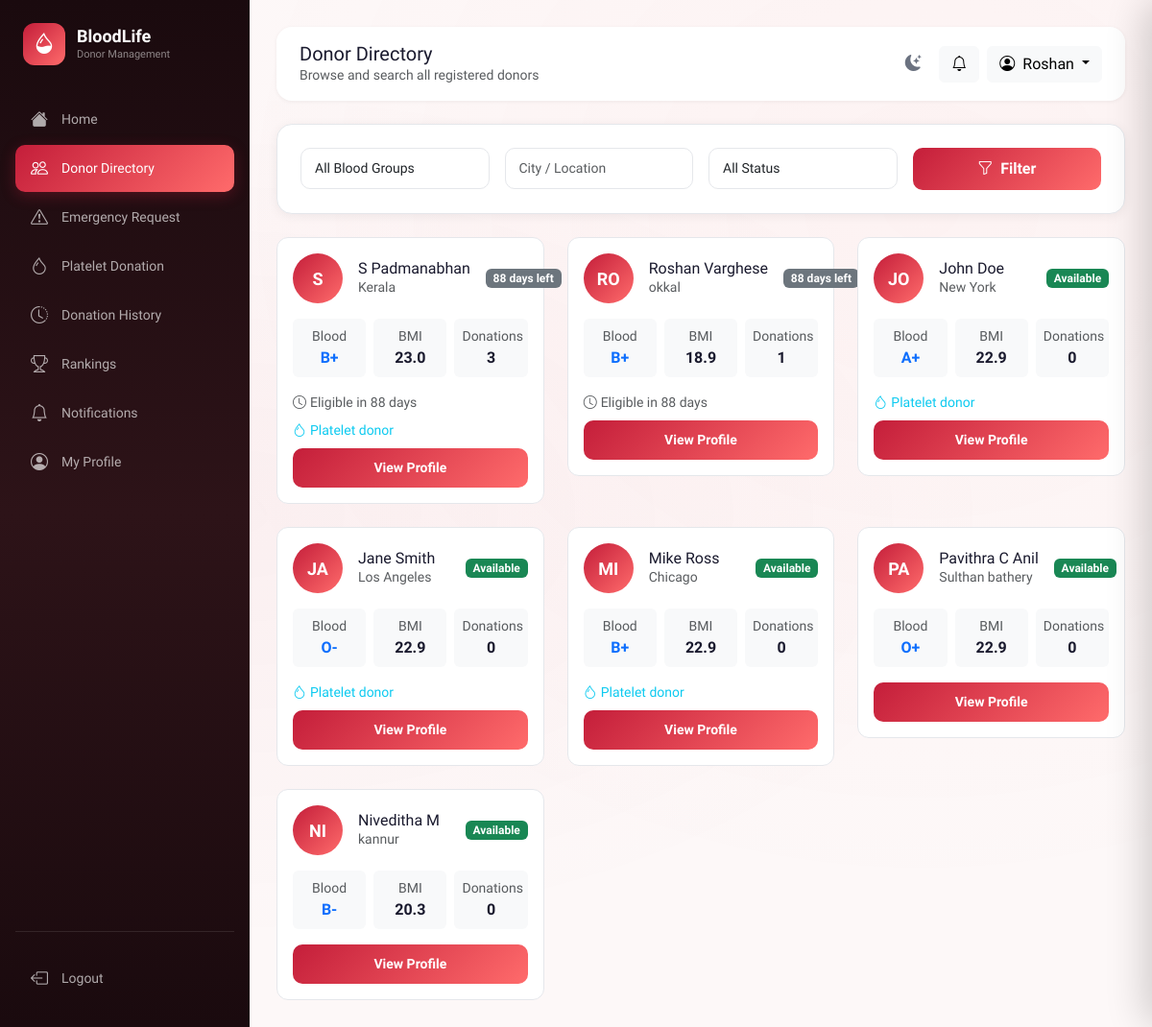
The page /donor/directory (signed in) on the database its author committed.
### app/models.py (models this page shows, shortened)
class User(UserMixin, db.Model):
    __tablename__ = 'users'
    id = db.Column(db.Integer, primary_key=True)
    name = db.Column(db.String(100), nullable=False)
    email = db.Column(db.String(150), unique=True, nullable=False, index=True)
    password_hash = db.Column(db.String(256), nullable=False)
    role = db.Column(db.String(10), default='user')          # 'user' | 'admin'
    is_active = db.Column(db.Boolean, default=True)
    is_blocked = db.Column(db.Boolean, default=False)
    created_at = db.Column(db.DateTime, default=datetime.utcnow)
    last_login = db.Column(db.DateTime)
    profile = db.relationship('DonorProfile', back_populates='user',
                               uselist=False, cascade='all, delete-orphan')
    blood_requests = db.relationship('BloodRequest', back_populates='requester',
                                      foreign_keys='BloodRequest.user_id',
                                      cascade='all, delete-orphan')
    donation_history = db.relationship('DonationHistory', back_populates='donor',
                                        cascade='all, delete-orphan')
    platelet_donations = db.relationship('PlateletDonation', back_populates='donor',
                                          cascade='all, delete-orphan')
    notifications = db.relationship('Notification', back_populates='user',
                                     cascade='all, delete-orphan')
    eligibility_checks = db.relationship('EligibilityCheck', back_populates='user',
                                          cascade='all, delete-orphan')
    @property
    def is_admin(self):
        return self.role == 'admin'

class DonorProfile(db.Model):
    __tablename__ = 'donor_profiles'
    id = db.Column(db.Integer, primary_key=True)
    user_id = db.Column(db.Integer, db.ForeignKey('users.id'), unique=True, nullable=False)
    phone = db.Column(db.String(20))
    dob = db.Column(db.Date)
    gender = db.Column(db.String(10))
    blood_group = db.Column(db.String(5), index=True)
    weight = db.Column(db.Float)     # kg
    height = db.Column(db.Float)     # cm
    location = db.Column(db.String(200))
    city = db.Column(db.String(100))
    state = db.Column(db.String(100))
    is_available = db.Column(db.Boolean, default=True)
    is_platelet_donor = db.Column(db.Boolean, default=False)
    last_blood_donation = db.Column(db.Date)
    last_platelet_donation = db.Column(db.Date)
    total_blood_donations = db.Column(db.Integer, default=0)
    total_platelet_donations = db.Column(db.Integer, default=0)
    emergency_responses = db.Column(db.Integer, default=0)
    blood_rank_score = db.Column(db.Float, default=0.0)
    platelet_rank_score = db.Column(db.Float, default=0.0)
    updated_at = db.Column(db.DateTime, default=datetime.utcnow, onupdate=datetime.utcnow)
    user = db.relationship('User', back_populates='profile')
    @property
    def bmi(self) -> float | None:
        if self.weight and self.height and self.height > 0:
            h_m = self.height / 100
            return round(self.weight / (h_m * h_m), 1)
        return None
    @property
    def next_blood_eligible_date(self) -> date:
        if self.last_blood_donation:
            return self.last_blood_donation + timedelta(days=BLOOD_COOLDOWN)
        return date.today()
    @property
    def blood_days_until_eligible(self) -> int:
        delta = (self.next_blood_eligible_date - date.today()).days
        return max(0, delta)
    @property
    def is_blood_eligible(self) -> bool:
        return self.is_available and self.blood_days_until_eligible == 0

### app/donor/routes.py (the view)
@donor.route('/directory')
@login_required
def directory():
    blood_group = request.args.get('blood_group', '')
    location = request.args.get('location', '')
    availability = request.args.get('availability', '')
    page = request.args.get('page', 1, type=int)
    query = DonorProfile.query.join(User).filter(
        User.is_blocked == False
    )
    if blood_group:
        query = query.filter(DonorProfile.blood_group == blood_group)
    if location:
        query = query.filter(DonorProfile.location.ilike(f'%{location}%'))
    if availability == 'available':
        query = query.filter(DonorProfile.is_available == True)
    elif availability == 'unavailable':
        query = query.filter(DonorProfile.is_available == False)
    donors = query.order_by(DonorProfile.blood_rank_score.desc()).paginate(
        page=page, per_page=12, error_out=False)
    from app.models import BLOOD_GROUPS
    return render_template('donor/directory.html', donors=donors,
                           blood_groups=BLOOD_GROUPS)

### app/templates/donor/directory.html (shortened to what this page needs)
{% extends "base.html" %}
{% block page_title %}Donor Directory{% endblock %}
{% block page_subtitle %}Browse and search all registered donors{% endblock %}
{% block content %}
<div class="card-custom p-4 mb-4">
    <form method="GET" class="row g-3">
        <div class="col-md-3">
            <select name="blood_group" class="form-select form-control-custom">
                <option value="">All Blood Groups</option>
            </select>
        </div>
        <div class="col-md-3">
            <input type="text" name="location" class="form-control form-control-custom" placeholder="City / Location"
                value="{{ request.args.get('location','') }}">
        </div>
        <div class="col-md-3">
            <select name="availability" class="form-select form-control-custom">
                <option value="">All Status</option>
            </select>
        </div>
        <div class="col-md-3">
            <button type="submit" class="btn btn-primary-custom w-100">
                <i class="bi bi-funnel me-2"></i>Filter
            </button>
        </div>
    </form>
</div>
<div class="row g-4">
    {% for p in donors.items %}
    <div class="col-md-6 col-lg-4 animate-fade-in">
        <div class="donor-card">
            <div class="d-flex align-items-center gap-3 mb-3">
                <div class="donor-avatar">{{ p.user.name[:2].upper() }}</div>
                <div class="flex-grow-1 min-w-0">
                    <h6 class="mb-0 text-truncate">{{ p.user.name }}</h6>
                    <p class="text-muted small mb-0">{{ p.city or p.location }}</p>
                </div>
                <span class="badge {{ 'bg-success' if p.is_blood_eligible else 'bg-secondary' }}">
                    {% if p.is_blood_eligible %}
                    Available
                    {% elif p.blood_days_until_eligible > 0 %}
                    {{ p.blood_days_until_eligible }} days left
                    {% else %}
                    Unavailable
                    {% endif %}
                </span>
            </div>
            <div class="row g-2 mb-3 text-center">
                <div class="col-4">
                    <div class="p-2 bg-light rounded">
                        <small class="text-muted d-block">Blood</small>
                        <strong class="text-primary">{{ p.blood_group }}</strong>
                    </div>
                </div>
                <div class="col-4">
                    <div class="p-2 bg-light rounded">
                        <small class="text-muted d-block">BMI</small>
                        <strong>{{ p.bmi or '—' }}</strong>
                    </div>
                </div>
                <div class="col-4">
                    <div class="p-2 bg-light rounded">
                        <small class="text-muted d-block">Donations</small>
                        <strong>{{ p.total_blood_donations }}</strong>
                    </div>
                </div>
            </div>
            {% if p.blood_days_until_eligible > 0 %}
            <p class="text-muted small mb-2">
                <i class="bi bi-clock me-1"></i>Eligible in {{ p.blood_days_until_eligible }} days
            </p>
            {% endif %}
            {% if p.is_platelet_donor %}
            <p class="text-info small mb-2"><i class="bi bi-droplet me-1"></i>Platelet donor</p>
            {% endif %}
            <a href="{{ url_for('donor.view_donor', donor_id=p.id) }}" class="btn btn-primary-custom btn-sm w-100">
                View Profile
            </a>
        </div>
    </div>
    {% else %}
    <div class="col-12 text-center py-5">
        <i class="bi bi-people" style="font-size:60px;color:var(--border);"></i>
        <p class="text-muted mt-3">No donors found matching your criteria.</p>
    </div>
    {% endfor %}
</div>
{% endblock %}

### app/templates/base.html (shortened to what this page needs)
<!DOCTYPE html>
<html lang="en">
<head>
    <link href="https://cdn.jsdelivr.net/npm/bootstrap@5.3.2/dist/css/bootstrap.min.css" rel="stylesheet">
    <link rel="stylesheet" href="https://cdn.jsdelivr.net/npm/bootstrap-icons@1.11.1/font/bootstrap-icons.css">
    <link rel="stylesheet" href="{{ url_for('static', filename='css/style.css') }}">
</head>
<body data-auth="{{ 'true' if current_user.is_authenticated else 'false' }}" >
    <div class="bg-pattern"></div>
    <div class="toast-container position-fixed top-0 end-0 p-3" style="z-index:9999;" id="toastContainer"></div>
    {% if current_user.is_authenticated %}
    <aside class="sidebar" id="sidebar">
        <div class="sidebar-logo">
            <div class="sidebar-logo-icon"><i class="bi bi-droplet-half"></i></div>
            <div>
                <h2>BloodLife</h2>
                <span>Donor Management</span>
            </div>
        </div>
        <nav>
            <ul class="list-unstyled">
                <li class="nav-item">
                    <a class="nav-link-custom {% if request.endpoint == 'main.dashboard' %}active{% endif %}"
                        href="{{ url_for('main.dashboard') }}">
                        <i class="bi bi-house-fill"></i><span>Home</span>
                    </a>
                </li>
                <li class="nav-item">
                    <a class="nav-link-custom {% if request.blueprint == 'donor' and 'directory' in request.endpoint %}active{% endif %}"
                        href="{{ url_for('donor.directory') }}">
                        <i class="bi bi-people"></i><span>Donor Directory</span>
                    </a>
                </li>
                <li class="nav-item">
                    <a class="nav-link-custom {% if request.blueprint == 'requests' %}active{% endif %}"
                        href="{{ url_for('requests.index') }}">
                        <i class="bi bi-exclamation-triangle"></i><span>Emergency Request</span>
                        {% set active_count = active_request_count|default(0) %}
                    </a>
                </li>
                <li class="nav-item">
                    <a class="nav-link-custom {% if 'platelet' in request.endpoint|default('') %}active{% endif %}"
                        href="{{ url_for('donor.platelet') }}">
                        <i class="bi bi-droplet"></i><span>Platelet Donation</span>
                    </a>
                </li>
                <li class="nav-item">
                    <a class="nav-link-custom {% if 'history' in request.endpoint|default('') %}active{% endif %}"
                        href="{{ url_for('donor.history') }}">
                        <i class="bi bi-clock-history"></i><span>Donation History</span>
                    </a>
                </li>
                <li class="nav-item">
                    <a class="nav-link-custom {% if 'rankings' in request.endpoint|default('') %}active{% endif %}"
                        href="{{ url_for('donor.rankings') }}">
                        <i class="bi bi-trophy"></i><span>Rankings</span>
                    </a>
                </li>
                <li class="nav-item position-relative">
                    <a class="nav-link-custom {% if 'notifications' in request.endpoint|default('') %}active{% endif %}"
                        href="{{ url_for('requests.notifications') }}">
                        <i class="bi bi-bell"></i><span>Notifications</span>
                        {% set unread = unread|default(0) %}
                    </a>
                </li>
                <li class="nav-item">
                    <a class="nav-link-custom {% if 'profile' in request.endpoint|default('') %}active{% endif %}"
                        href="{{ url_for('donor.profile') }}">
                        <i class="bi bi-person-circle"></i><span>My Profile</span>
                    </a>
                </li>
            </ul>
        </nav>
        <div class="mt-auto pt-4" style="border-top: 1px solid rgba(255,255,255,0.1);">
            <a class="nav-link-custom" href="{{ url_for('auth.logout') }}">
                <i class="bi bi-box-arrow-left"></i><span>Logout</span>
            </a>
        </div>
    </aside>
    <main class="main-content" id="mainContent">
        <div class="header mb-4">
            <div class="header-left">
                <div>
                    <h5 class="mb-0">{% block page_title %}Home{% endblock %}</h5>
                    <p class="text-muted mb-0 small">{% block page_subtitle %}{% endblock %}</p>
                </div>
            </div>
            <div class="d-flex align-items-center gap-2">
                <button class="theme-toggle" id="themeToggleBtn" onclick="toggleTheme()" title="Toggle dark/light mode">
                    <i class="bi bi-moon-stars-fill" id="themeIcon"></i>
                </button>
                <button class="btn btn-light position-relative" id="notifBellBtn" onclick="openNotifDrawer()"
                    title="Notifications">
                    <i class="bi bi-bell" id="bellIcon"></i>
                </button>
                <div class="dropdown">
                    <button class="btn btn-light dropdown-toggle" data-bs-toggle="dropdown">
                        <i class="bi bi-person-circle me-2"></i>{{ current_user.name.split()[0] }}
                    </button>
                </div>
            </div>
        </div>
        {% block content %}{% endblock %}
    </main>
    {% endif %}
</body>
</html>

### rows shown on the page
User: name "Roshan"
DonorProfile: user "S", user.name "S Padmanabhan", city "Kerala", blood_days_until_eligible "88", blood_group "B+", weight+height "23.0", total_blood_donations "3", is_platelet_donor True (drawn)
DonorProfile: user "RO", user.name "Roshan Varghese", city "okkal", blood_days_until_eligible "88", blood_group "B+", weight+height "18.9", total_blood_donations "1"
DonorProfile: user "JO", user.name "John Doe", city "New York", is_available "Available", blood_group "A+", weight+height "22.9", total_blood_donations "0", is_platelet_donor True (drawn)
DonorProfile: user "JA", user.name "Jane Smith", city "Los Angeles", is_available "Available", blood_group "O-", weight+height "22.9", total_blood_donations "0", is_platelet_donor True (drawn)
DonorProfile: user "MI", user.name "Mike Ross", city "Chicago", is_available "Available", blood_group "B+", weight+height "22.9", total_blood_donations "0", is_platelet_donor True (drawn)
DonorProfile: user "PA", user.name "Pavithra C Anil", city "Sulthan bathery", is_available "Available", blood_group "O+", weight+height "22.9", total_blood_donations "0"
DonorProfile: user "NI", user.name "Niveditha M", city "kannur", is_available "Available", blood_group "B-", weight+height "20.3", total_blood_donations "0"
